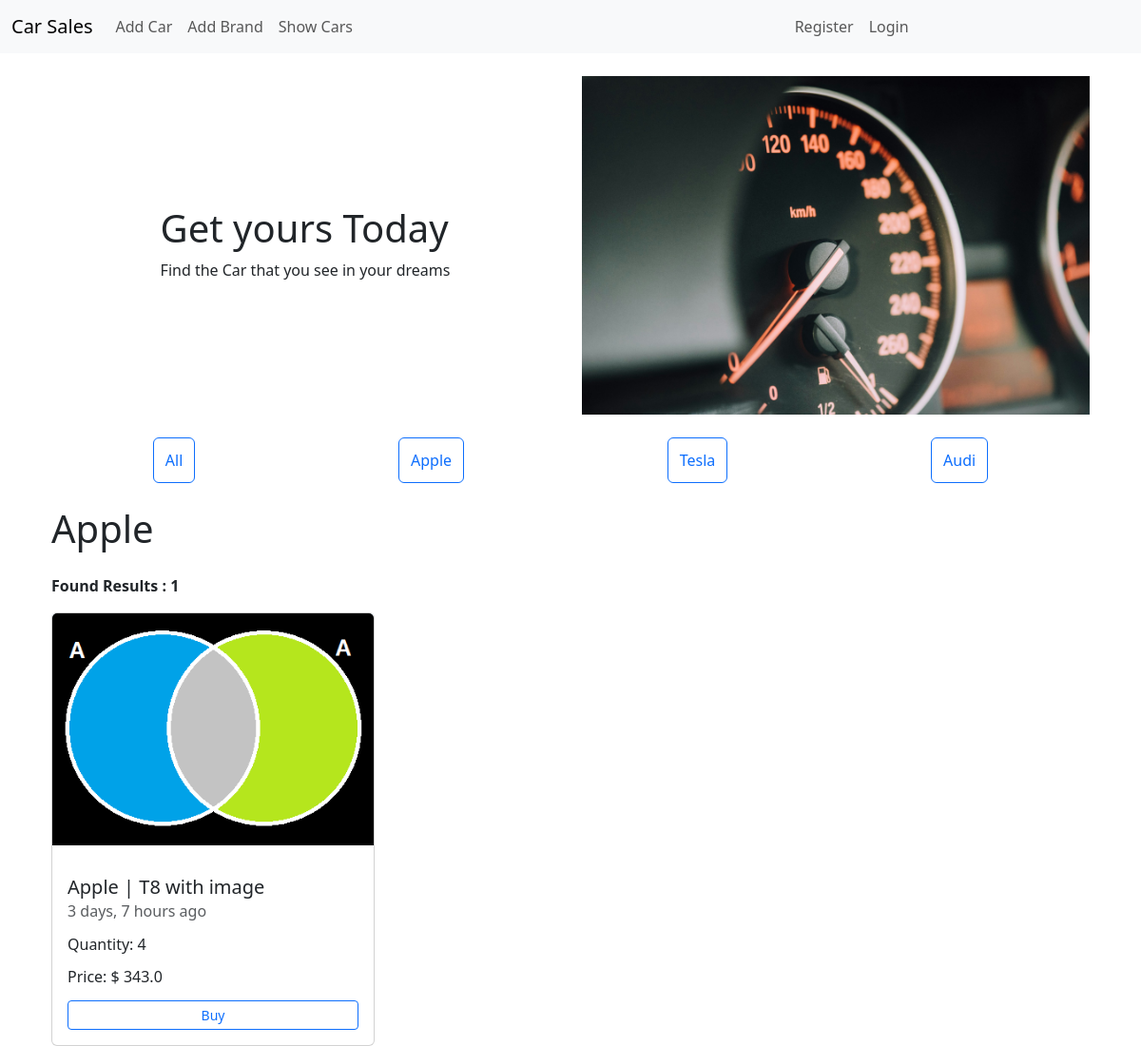
Page /?brand_id=1 on the committed database.
### car/models.py (models this page shows, shortened)
class Brand(models.Model):
    brand_name = models.CharField(max_length=1024)

class Car(models.Model):
    car_model = models.CharField(max_length=1024)
    brand = models.ForeignKey(Brand, on_delete=models.SET_NULL, null=True)
    car_image = models.ImageField(upload_to="car/uploads/", blank=True, null=True)
    description = models.TextField(max_length=5120)
    quantity = models.IntegerField()
    price = models.FloatField()
    createdAt = models.DateTimeField(default=timezone.now)

### car/views.py (the view)
# urls.py: path("", views.ShowCarAndBrandList.as_view(), name="car_list"),
class ShowCarAndBrandList(View):
    def get(self, req):
        brand_list = Brand.objects.all()
        brand_id = self.request.GET.get("brand_id")
        is_filtered = False
        brand = None
        if brand_id is None:
            car_list = Car.objects.all()
        else:
            brand = Brand.objects.get(id=brand_id)
            car_list = Car.objects.filter(brand=brand)
            is_filtered = True
        ctx = {
            "car_list": car_list,
            "brand_list": brand_list,
            "is_filtered": is_filtered,
            "brand": brand,
        }
        return render(req, "car/car_list.html", context=ctx)

### car/templates/car/car_list.html (shortened to what this page needs)
{% extends "base.html" %}
{% load humanize %}
{% block content %}
<div class="container">
	{% include "banner.html" %}
	<div class="row">
			{% include "car/brand_list.html" %}
			<div class="row">
				{% if is_filtered is True %}
				<h1 class="mb-4">{{ brand.brand_name }}</h1>
				<p class="fw-bold mb-3">Found Results : {{ car_list|length }}</p>
				{% endif %}
				{% for object in car_list %}
				<div class="col-12 col-md-6 col-lg-4">
					<div class="card h-100">
						<figure class="h-100 bg-slate-100">
							<img class="card-img-top img img-fluid h-100 max-h-[300px] object-scale-down" src="{{ object.car_image.url }}" alt="{{ object.car_model }} {{ object.brand.brand_name }}">
						</figure>
						<div class="card-body d-flex flex-column justify-content-between">
							<h5 class="card-title">{{ object.brand.brand_name }} | {{ object.car_model }}</h5>
							<h6 class="card-subtitle mb-2 text-body-secondary">{{ object.createdAt|timesince }} ago</h6>
							<p>Quantity: {{ object.quantity }}</p>
							<p>Price: $ {{ object.price }}</p>
							<a class="mt-2 btn btn-outline-primary btn-sm" href="{% url 'car:car_detail' pk=object.id %}">Buy</a>
						</div>
					</div>
				</div>
				{% endfor %}
			</div>
	</div>
</div>
{% endblock content %}

### car/templates/car/brand_list.html
{% block content %}
<div class="d-flex justify-content-around w-100 my-4">
	<a class="btn btn-outline-primary" href="/"><p>All</p></a>
	{% for brand in brand_list %}
	<a class="btn btn-outline-primary"  href="./?brand_id={{brand.id}}"><p>{{ brand.brand_name }}</p>
	</a>
	{% endfor %}
</div>
{% endblock content %}

### static/css/styles.css (style rules this page uses)
p { margin: 5px 0; padding: 0; }
.bg-slate-100 { background-color: rgb(241 245 249); }
.object-scale-down { object-fit: scale-down; }
.max-h-\[300px\] { max-height: 300px; }

### rows in the picture
Brand: brand_name "Apple"
Brand: brand_name "Tesla"
Brand: brand_name "Audi"
Car: car_image (picture), brand.brand_name "Apple", car_model "T8 with image", createdAt "3 days, 7 hours", quantity "4", price "343.0"

### other values in the picture
{{ car_list|length }} "1"
